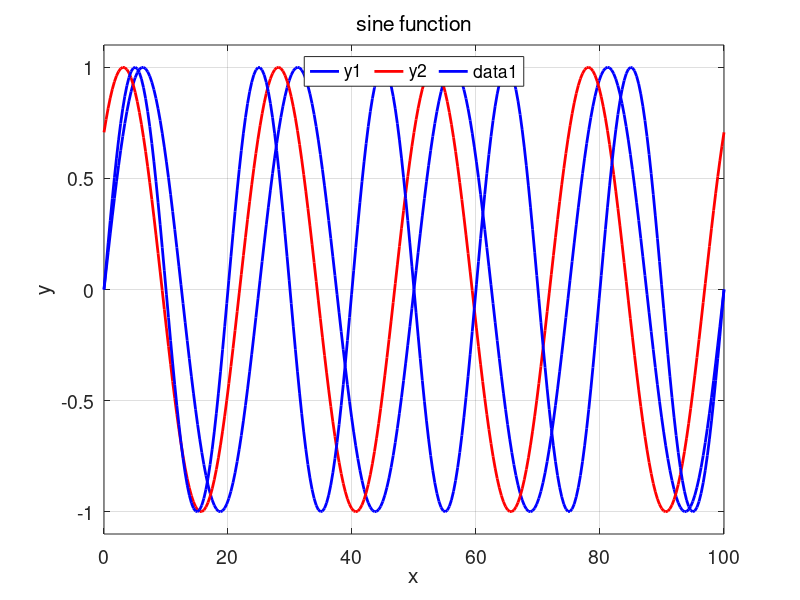

Write the MATLAB code that produced this figure. (Note: this script raises an error after producing the figure.)
% zHOWTO.m


% #1   plot



%% 1  plot
clear; close all; clc

  N = 299; x1 = 0; x2 = 100; 
  x = linspace(x1,x2,N);
  wL = 25;
  y1 = sin(2*pi*x/wL);
  y2 = sin(2*pi*x/wL + pi/4);




% GRAPHICS ===============================================================
figure(1) 
  set(gcf,'units','normalized');
  set(gcf,'position',[0.1 0.1 0.2 0.25]);
  set(gcf,'color','w');
  FS = 14;
  txtX = 'x';
  txtY = 'y';
  txtT = 'sine function';
  leg1 = 'y1'; leg2 = 'y2';
  XLIM = [0 max(x)];
  XTICKS = 0:20:100;
  YLIM = [-1.1 1.8];
  YTICKS = -1:0.5:1;
  
  xP = x; yP = y1;
  plot(xP,yP,'b','LineWidth',2)
  hold on
  yP = y2;
  plot(xP,yP,'r','LineWidth',2)
  xlim(XLIM); ylim(YLIM)
  xticks(XTICKS); yticks(YTICKS);
  grid on; box on; 
  xlabel(txtX); ylabel(txtY)
  title(txtT,'FontWeight','normal')
  legend(leg1,leg2,'Orientation','horizontal','Location','north')
  set(gca,'fontsize',14)


%% #2   ANIMATION --> gif file
  clear; close all; clc

  Nx = 299; x1 = 0; x2 = 100; 
  x = linspace(x1,x2,Nx);
  Nt = 199; t1 = 0; t2 = 90;
  t = linspace(t1,t2,Nt);
  wL = 20;  T = 30;
  k = 2*pi/wL; w = 2*pi/T;

  y = zeros(Nt,Nx);

for c = 1:Nt
    y(c,:) = sin(k*x - w*t(c));
end

% ANIMATION SETUP =======================================================
% (0 no)  (1 yes) for flag1
   flag1 = 1;    
% file name for animated gif   
    ag_name = 'ag001.gif'; 
% Delay in seconds before displaying the next image  
    delay = 0.01; 
% Frame to start
    frame1 = 0;

% GRAPHICS ===============================================================
figure(1) 
  set(gcf,'units','normalized');
  set(gcf,'position',[0.1 0.1 0.2 0.25]);
  set(gcf,'color','w');
  FS = 14;
  txtX = 'x';
  txtY = 'y';
  txtT = 'sine function';
 
    XLIM = [0 max(x)];
    XTICKS = 0:20:100;
    YLIM = [-1.1 1.1];
%   YTICKS = -1:0.5:1;
 for c = 1:Nt 
  xP = x; yP = y(c,:);
  plot(xP,yP,'b','LineWidth',2)
  xlim(XLIM); ylim(YLIM)
  xticks(XTICKS);
  grid on; box on; 
  xlabel(txtX); ylabel(txtY)
  title(txtT,'FontWeight','normal')
  set(gca,'fontsize',14)

    if flag1 > 0
         frame1 = frame1 + 1;
         frame = getframe(1);
         im = frame2im(frame);
         [imind,cm] = rgb2ind(im,256);
      % On the first loop, create the file. In subsequent loops, append.
         if frame1 == 1
           imwrite(imind,cm,ag_name,'gif','DelayTime',delay,'loopcount',inf);
         else
          imwrite(imind,cm,ag_name,'gif','DelayTime',delay,'writemode','append');
         end
    end 
  pause(0.01)
 end


 %% #3
 clear; clc; close all
 syms a b c
 eq1 = a+b+c -2;
 eq2 = a-b-c;
 eq3 = 2*a+c-c+1;

 [z1 z2 z3] = vpasolve(eq1,eq2,eq3, [a,b,c]);
% z1 = z.a; z2 = z.b; z3 = z.c;
 z1;
 z2;
 z3;

 fprintf('a = %2.2f \n',z1)
 


 
